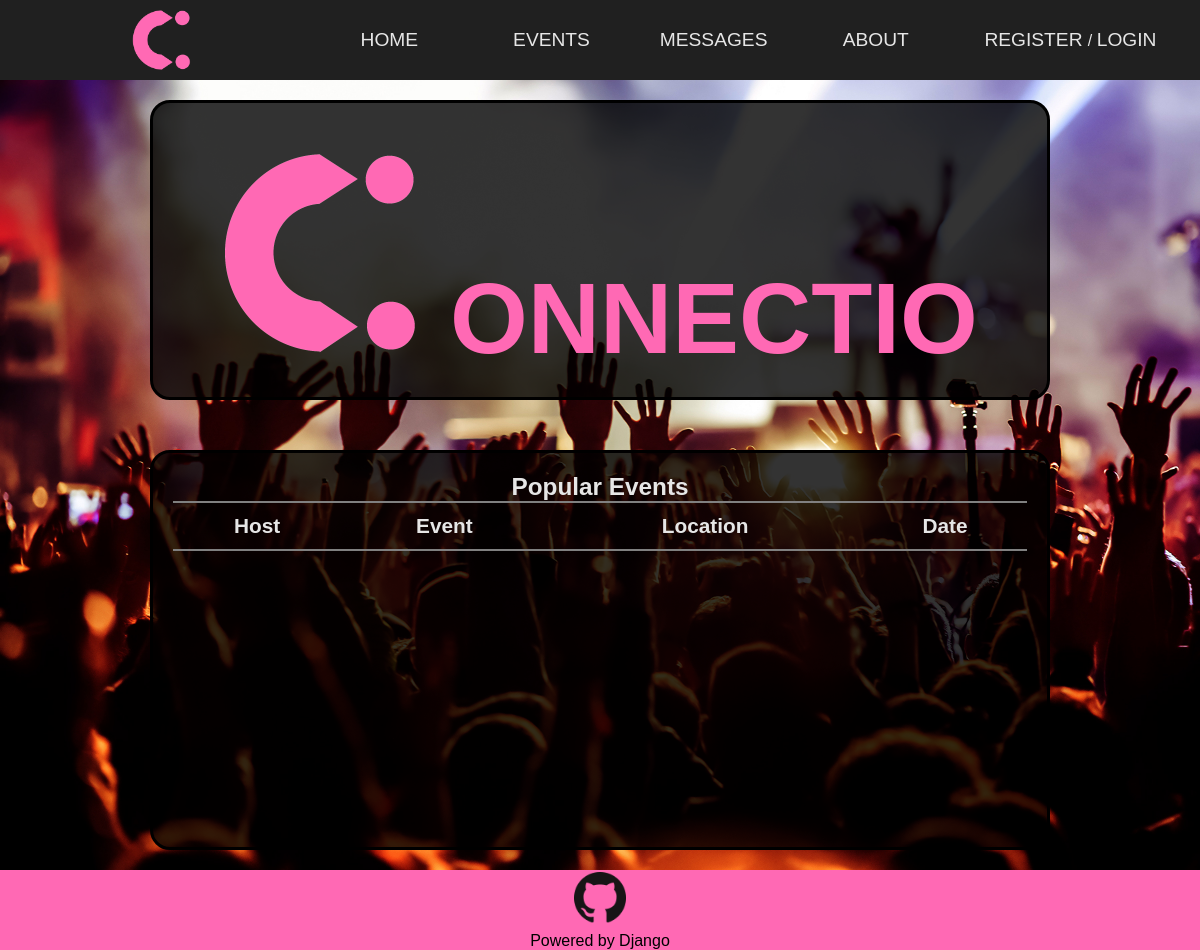
The app's page /, older data.
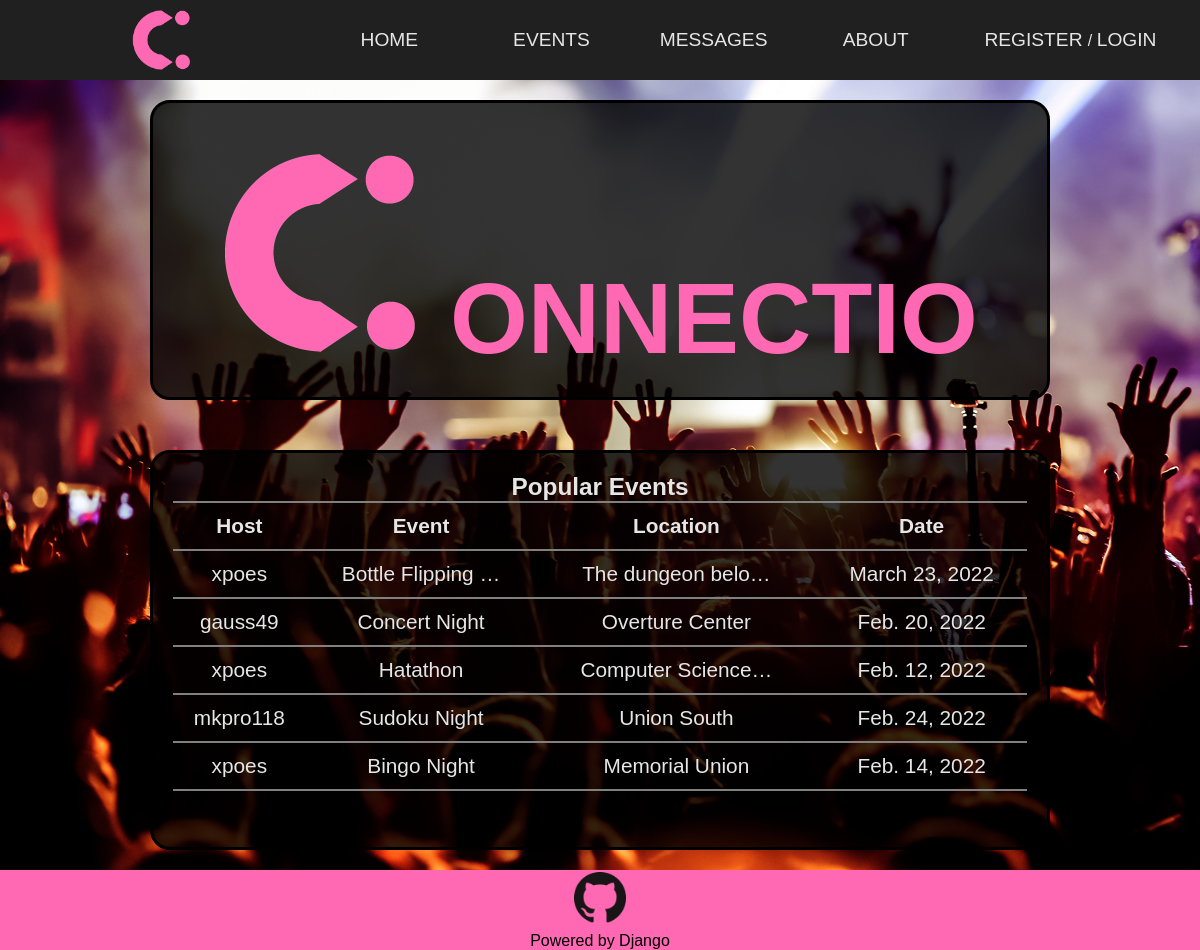
The same page, newer data.
### interface/models.py (models this page shows, shortened)
class Events(models.Model):
    title = models.CharField(max_length=200, blank=False, unique=True, default='')
    date = models.DateField(blank=True, null=True)
    location = models.CharField(max_length=300, blank=False, unique=False, default='')
    attendance_count = models.IntegerField(blank=False, default=1)
    description = models.CharField(max_length=500, blank=False, default='')
    cost = models.IntegerField(blank=True, default=0)
    capacity = models.IntegerField(blank=True, default=0)
    host = models.ForeignKey(NewUser, on_delete=models.CASCADE)

### users/models.py (models this page shows, shortened)
class NewUser(AbstractBaseUser, PermissionsMixin):
    username = models.CharField(max_length=200, blank=False, unique=True)
    email = models.EmailField(max_length=200, blank=False, unique=True)
    date_joined = models.DateField(default=timezone.now)
    is_staff = models.BooleanField(default=False)
    is_active = models.BooleanField(default=True)
    objects = NewAccountManager()
    USERNAME_FIELD = 'username'
    REQUIRED_FIELDS = ['email']
    def __str__(self):
        return self.username

### interface/views.py (the view)
# urls.py: 2. Add a URL to urlpatterns:  path('', views.home, name='home')
def home(request):
    events = Events.objects.all().order_by('-attendance_count')
    events = events[:5] if len(events) > 5 else events
    context = {
        'site_title': 'Connectio',
        'events': events,
    }
    return render(request, 'interface/home.html', context)

### interface/templates/interface/home.html (shortened to what this page needs)
{% extends 'interface/base.html' %}
{% load static %}
{% block styles %}
    <link rel="stylesheet" href="{% static 'interface/home.css' %}">
{% endblock styles %}
{% block content %}
<div class="box">
    <h2><img src = "static/interface/images/connectio-pink-logo.png" class="logo">
        ONNECTIO</h2>
</div>
<div class="box2">
    <div class="row">
        <div class="row2">
            <h3>Popular Events</h3>
            <table>
                <tr>
                    <th>
                        Host
                    </th>
                    <th>
                        Event
                    </th>
                    <th>
                        Location
                    </th>
                    <th>
                        Date
                    </th>
                </tr>
            {% for event in events %}
                <tr
                data-title="{{event.title}}"
                data-date="{{event.date}}"
                data-location="{{event.location}}"
                data-host="{{event.host}}"
                data-description="{{event.description}}"
                data-attendance="{{event.attendance_count}}"
                data-cost="{{event.cost}}"
                data-capacity="{{event.capacity}}"
                >
                    <td data-title>{{ event.host|truncatechars:12 }}</td><td>{{ event.title|truncatechars:17 }}</td> <td>{{ event.location|truncatechars:17 }}</td>  <td>{{     event.date }}</td>
                </tr>
                {% endfor %}
            </table>
        </div>
    </div>
</div>
{% endblock content %}

Row changes from the older to the newer data that the page shows:
added Events: host "xpoes", title "Bottle Flipping …", location "The dungeon belo…", date "March 23, 2022"
added Events: host "gauss49", title "Concert Night", location "Overture Center", date "Feb. 20, 2022"
added Events: host "xpoes", title "Hatathon", location "Computer Science…", date "Feb. 12, 2022"
added Events: host "mkpro118", title "Sudoku Night", location "Union South", date "Feb. 24, 2022"
added Events: host "xpoes", title "Bingo Night", location "Memorial Union", date "Feb. 14, 2022"
